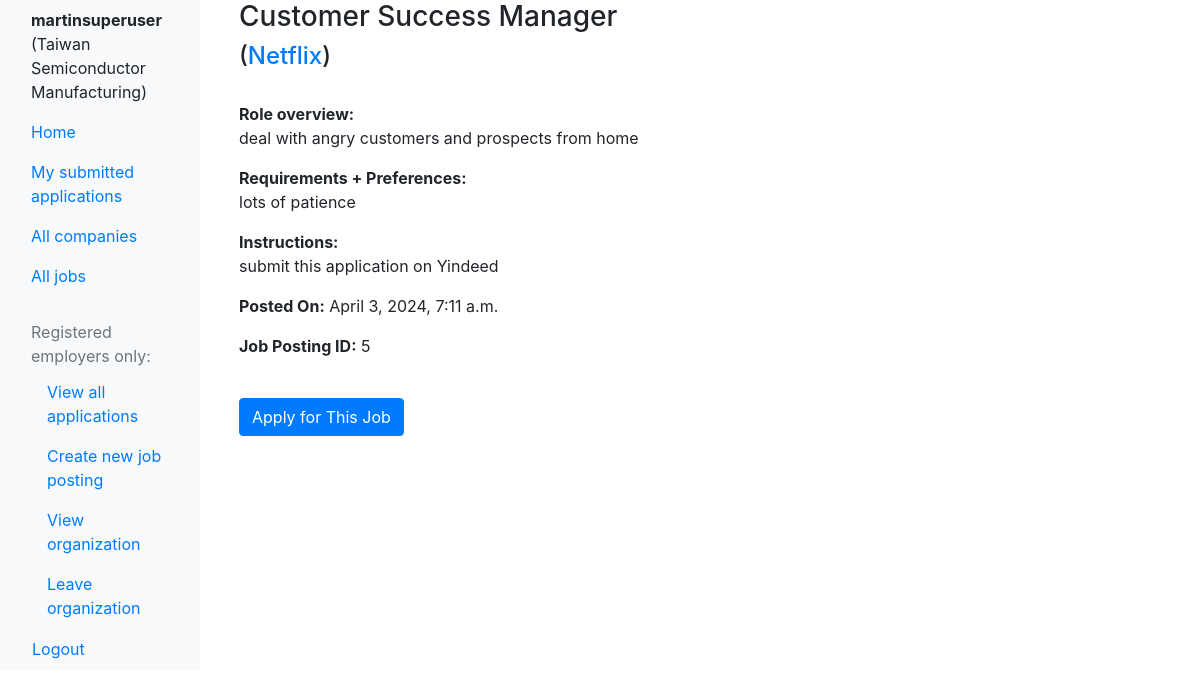
The page /jobs/job/5/ (signed in) on the database as committed earlier.
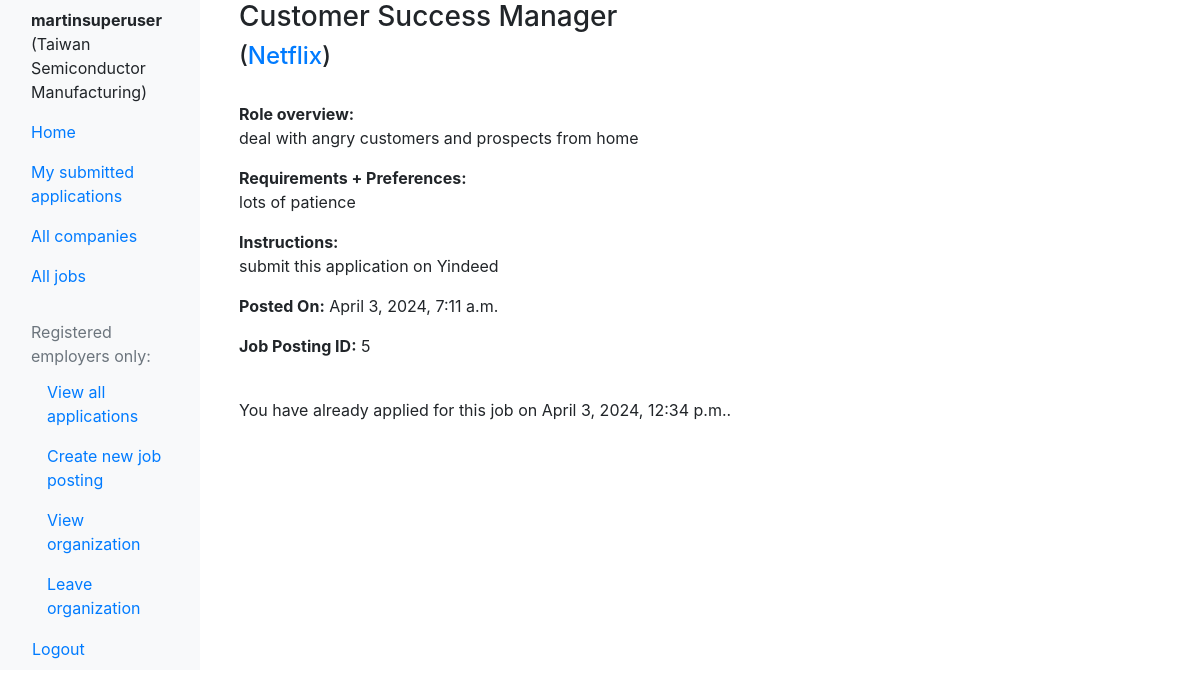
The same page on the database as committed later.
### job_applications/models.py (models this page shows, shortened)
class JobApplication(models.Model):
    user = models.ForeignKey(settings.AUTH_USER_MODEL, on_delete=models.CASCADE, related_name='job_applications')
    job_posting = models.ForeignKey(JobPosting, on_delete=models.CASCADE, related_name='applications')
    submit_date = models.DateTimeField(auto_now_add=True)
    def resume_upload_path(self, filename):
        return 'applicant_resumes/org_{0}/job_{1}/{2}'.format(
            self.job_posting.organization.id,
            self.job_posting.id,
            filename
        )
    resume = models.FileField(upload_to=resume_upload_path, null=True, blank=True)
    linkedin_url = models.URLField(max_length=250, blank=True)
    portfolio_url = models.URLField(max_length=250, blank=True)
    email_address = models.EmailField(max_length=50)
    phone_number = models.CharField(max_length=20)
    class Meta:
        unique_together = ('user', 'job_posting')

### job_catalog/views.py (the view)
# urls.py: path('job/<int:job_id>/', views.job_details, name='job_details'),
def job_details(request, job_id):
    job_instance = get_object_or_404(JobPosting, pk=job_id)
    user_has_applied = False
    application = None
    if request.user.is_authenticated:
        try:
            application = JobApplication.objects.get(job_posting=job_instance, user=request.user)
            user_has_applied = True
        except JobApplication.DoesNotExist:
            user_has_applied = False
    context = {
        'job_instance': job_instance,
        'user_has_applied': user_has_applied,
        'application': application,  # Optional: Only if you need more details from the application itself
    }
    return render(request, 'job_catalog/job_details.html', context)

### core/context_processors.py (called while the page is built)
def global_user_groups(request):
    is_job_poster = False
    if request.user.is_authenticated:
        is_job_poster = request.user.groups.filter(name='JobPosters').exists()
    return {
        'is_job_poster': is_job_poster,
    }

### job_catalog/models.py (called while the page is built)
    def __str__(self):
        return self.employer_org_name

### templates/job_catalog/job_details.html (shortened to what this page needs)
{% extends 'base_generic.html' %}
{% block content %}
<div class="container">
    <h3>{{ job_instance.title }}</h3>
    <h4>(<a href="{% url 'job_catalog:company_details' company_id=job_instance.organization.id %}">{{ job_instance.organization }}</a>)</h4>
    <br>
    <p><strong>Role overview:</strong><br>{{ job_instance.role_overview }}</p>
    <p><strong>Requirements + Preferences:</strong><br>{{ job_instance.role_requirements_and_preferences }}</p>
    <p><strong>Instructions:</strong><br>{{ job_instance.action_steps }}</p>
    <p><strong>Posted On:</strong> {{ job_instance.post_date }}</p>
    <p><strong>Job Posting ID:</strong> {{ job_instance.id }}</p>
    <br>
    {% if user.is_authenticated %}
        {% if user_has_applied %}
            <p>You have already applied for this job on {{ application.submit_date }}.</p>
        {% else %}
            <a href="{% url 'job_applications:apply_for_job' job_posting_id=job_instance.id %}" class="btn btn-primary">Apply for This Job</a>
        {% endif %}
    {% else %}
        <p>To apply for this role, <a href="{% url 'core:login_start' %}">log in</a> first.</p>
    {% endif %}
</div>
{% endblock %}

Rows that differ between the two databases and show on the page:
added JobApplication: submit_date "April 3, 2024, 12:34 p.m."
Other text that changed with them:
text no longer shown: "Apply for This Job"
text now shown: "You have already applied for this job on ."
